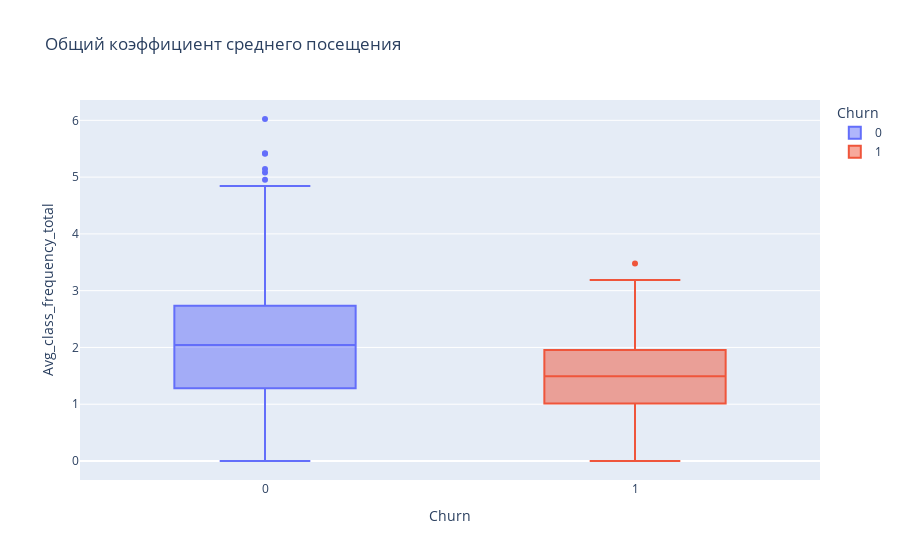

This figure's notebook cell:
### Markdown cell above
Средние 50% клиентов тратят от 69 до 211 долларов США в течение срока действия контракта. Только 1% клиентов тратят более 400 долларов США.

### Code cell
fig_income = px.box(data, x='Churn', 
                    y='Avg_class_frequency_total',
                    color="Churn", 
                    title='Общий коэффициент среднего посещения')
fig_income.show()

### Figure 1 — Plotly figure (JSON) as saved in the notebook; plotly's stock layout.template omitted (floating-point values rounded to 4 significant figures; data arrays with more than 128 entries replaced by an {"elided": "..."} marker saying what was removed)
{"data": [{"alignmentgroup": "True", "hovertemplate": "Churn=%{x}<br>Avg_class_frequency_total=%{y}<extra></extra>", "legendgroup": "0", "marker": {"color": "#636efa"}, "name": "0", "notched": false, "offsetgroup": "0", "orientation": "v", "showlegend": true, "type": "box", "x": {"elided": "2939 int values"}, "x0": " ", "xaxis": "x", "y": {"elided": "2939 float values"}, "y0": " ", "yaxis": "y"}, {"alignmentgroup": "True", "hovertemplate": "Churn=%{x}<br>Avg_class_frequency_total=%{y}<extra></extra>", "legendgroup": "1", "marker": {"color": "#EF553B"}, "name": "1", "notched": false, "offsetgroup": "1", "orientation": "v", "showlegend": true, "type": "box", "x": {"elided": "1061 int values"}, "x0": " ", "xaxis": "x", "y": {"elided": "1061 float values"}, "y0": " ", "yaxis": "y"}], "layout": {"boxmode": "overlay", "legend": {"title": {"text": "Churn"}, "tracegroupgap": 0}, "title": {"text": "Общий коэффициент среднего посещения"}, "xaxis": {"anchor": "y", "categoryarray": [0, 1], "categoryorder": "array", "domain": [0, 1], "title": {"text": "Churn"}}, "yaxis": {"anchor": "x", "domain": [0, 1], "title": {"text": "Avg_class_frequency_total"}}}}
